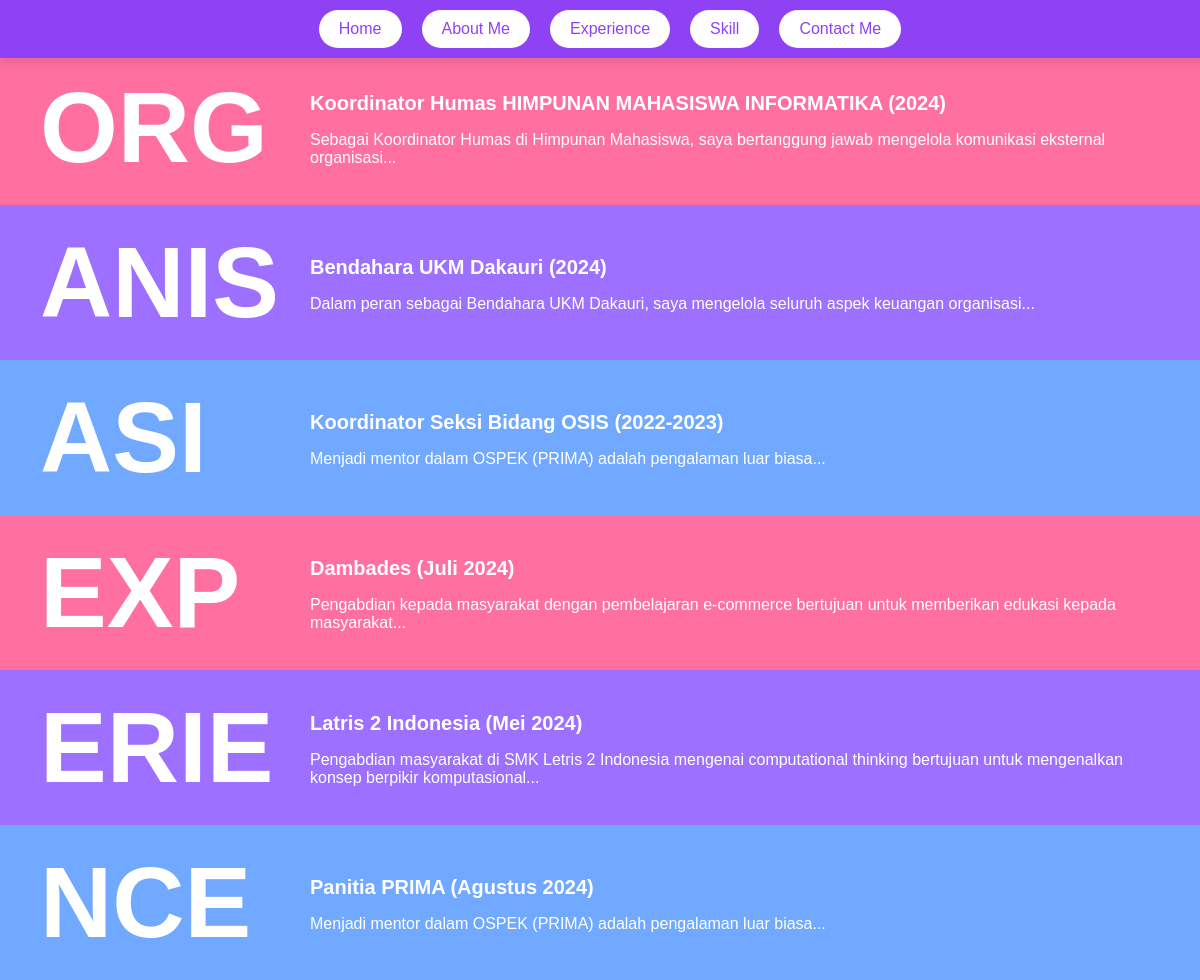
The page /pengalaman.php on the database its author committed.
### tables this page shows
CREATE TABLE IF NOT EXISTS `experiences` (
  `id` int(11) NOT NULL AUTO_INCREMENT,
  `section` varchar(255) NOT NULL,
  `title` varchar(255) NOT NULL,
  `description` text NOT NULL,
  `year_start` year(4) NOT NULL,
  `year_end` year(4) NOT NULL,
  PRIMARY KEY (`id`)
);

### pengalaman.php (the view, shortened to what this page needs)
<!DOCTYPE html>
<html lang="en">
<head>
</head>
<body style="margin-top:50px">
  <div class="navbar">
    <button onclick="window.location.href='home.php'">Home</button>
    <button onclick="window.location.href='aboutme.php'">About Me</button>
    <button onclick="window.location.href='pengalaman.php'">
      Experience
    </button>
    <button onclick="window.location.href='skill.php'">Skill</button>
    <button onclick="window.location.href='kontak.php'">Contact Me</button>
  </div>
  <?php
  $conn = new mysqli("localhost", "root", "", "pungkasdb");
  $sql = "SELECT section, title, description, year_start, year_end FROM experiences";
  $result = $conn->query($sql);
  if ($result->num_rows > 0) {
    while ($row = $result->fetch_assoc()) {
      echo '<div class="section ' . strtolower($row["section"]) . '">';
      echo '    <div class="left">';
      echo '        <h1>' . $row["section"] . '</h1>';
      echo '    </div>';
      echo '    <div class="right">';
      echo '        <h3>' . $row["title"] . '</h3>';
      echo '        <p>' . $row["description"] . '</p>';
      echo '    </div>';
      echo '</div>';
    }
  } else {
    echo "No experiences found.";
  }
  ?>
</body>
</html>

### pengalaman.php (style rules this page uses)
body { margin: 0; padding: 0; font-family: "Arial", sans-serif; background-color: #f5f5f5; }
.section { display: flex; align-items: center; padding: 20px 40px; margin-bottom: 0; color: white; width: 100vw; box-sizing: border-box; }
.section .left { flex: 1; max-width: 200px; margin-right: 20px; }
.section .right { flex: 3; padding-left: 20px; }
h1 { font-size: 100px; font-weight: bold; margin: 0; text-transform: uppercase; }
h3 { font-size: 20px; margin-bottom: 10px; color: white; }
p { font-size: 16px; color: white; }
.exp, .org { background-color: #ff70a0; }
.erie, .anis { background-color: #9d70ff; }
.nce, .asi { background-color: #70a9ff; }
.navbar { position: fixed; top: 0; width: 100%; background-color: #8e42f3; padding: 10px; display: flex; justify-content: center; box-shadow: 0 4px 10px rgba(0, 0, 0, 0.1); z-index: 1000; }
.navbar button { background-color: #fff; color: #8e42f3; padding: 10px 20px; margin: 0 10px; border: none; border-radius: 20px; font-size: 16px; cursor: pointer; transition: background-color 0.3s, transform 0.3s; }
.section p, .section h3 { margin-left: 30px; }

### rows shown on the page
experiences: section "ORG", title "Koordinator Humas HIMPUNAN MAHASISWA INFORMATIKA (2024)", description "Sebagai Koordinator Humas di Himpunan Mahasiswa, saya bertanggung jawab mengelola komunikasi eksternal organisasi..."
experiences: section "ANIS", title "Bendahara UKM Dakauri (2024)", description "Dalam peran sebagai Bendahara UKM Dakauri, saya mengelola seluruh aspek keuangan organisasi..."
experiences: section "ASI", title "Koordinator Seksi Bidang OSIS (2022-2023)", description "Menjadi mentor dalam OSPEK (PRIMA) adalah pengalaman luar biasa..."
experiences: section "EXP", title "Dambades (Juli 2024)", description "Pengabdian kepada masyarakat dengan pembelajaran e-commerce bertujuan untuk memberikan edukasi kepada masyarakat..."
experiences: section "ERIE", title "Latris 2 Indonesia (Mei 2024)", description "Pengabdian masyarakat di SMK Letris 2 Indonesia mengenai computational thinking bertujuan untuk mengenalkan konsep berpikir komputasional..."
experiences: section "NCE", title "Panitia PRIMA (Agustus 2024)", description "Menjadi mentor dalam OSPEK (PRIMA) adalah pengalaman luar biasa..."
